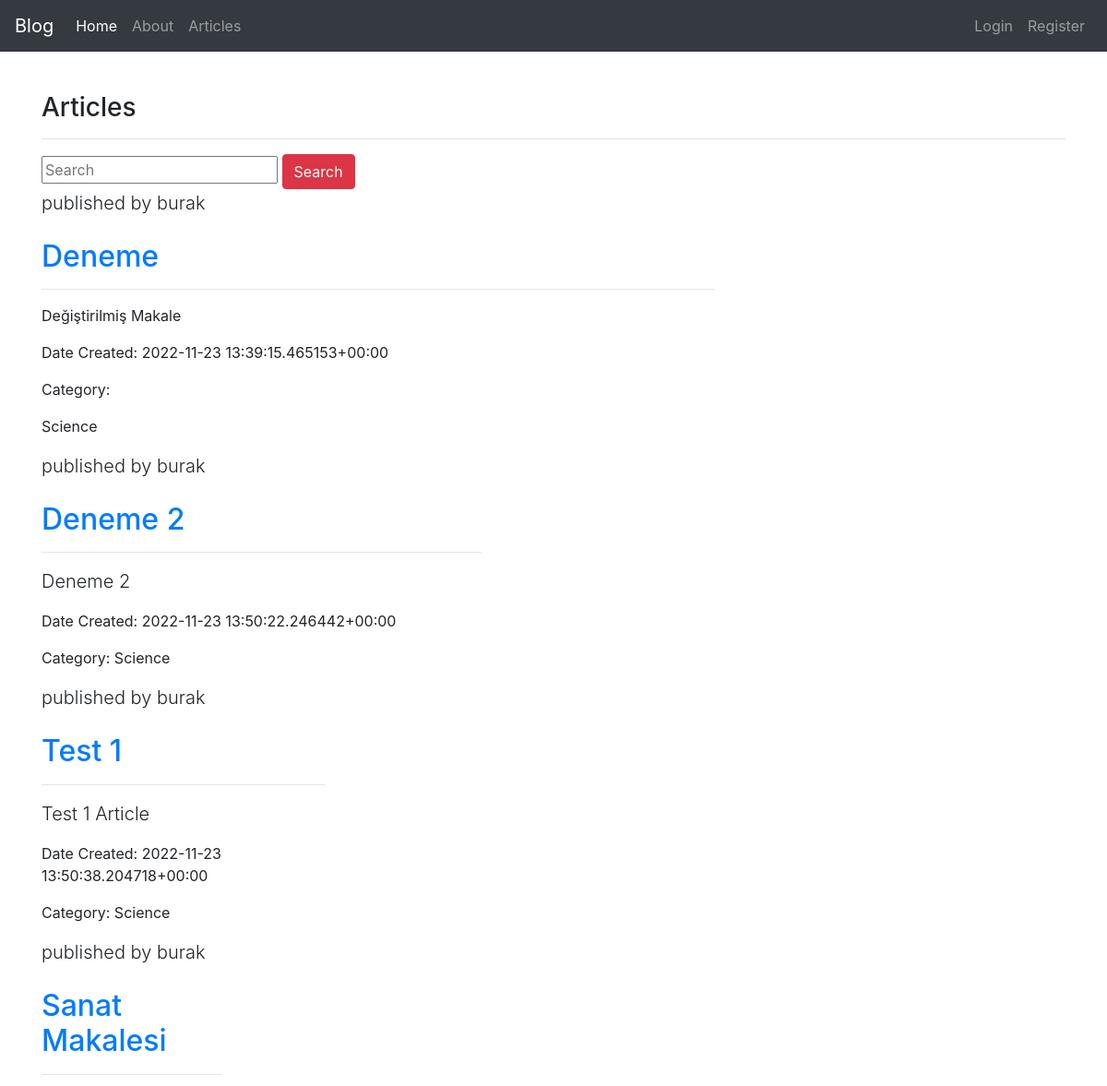
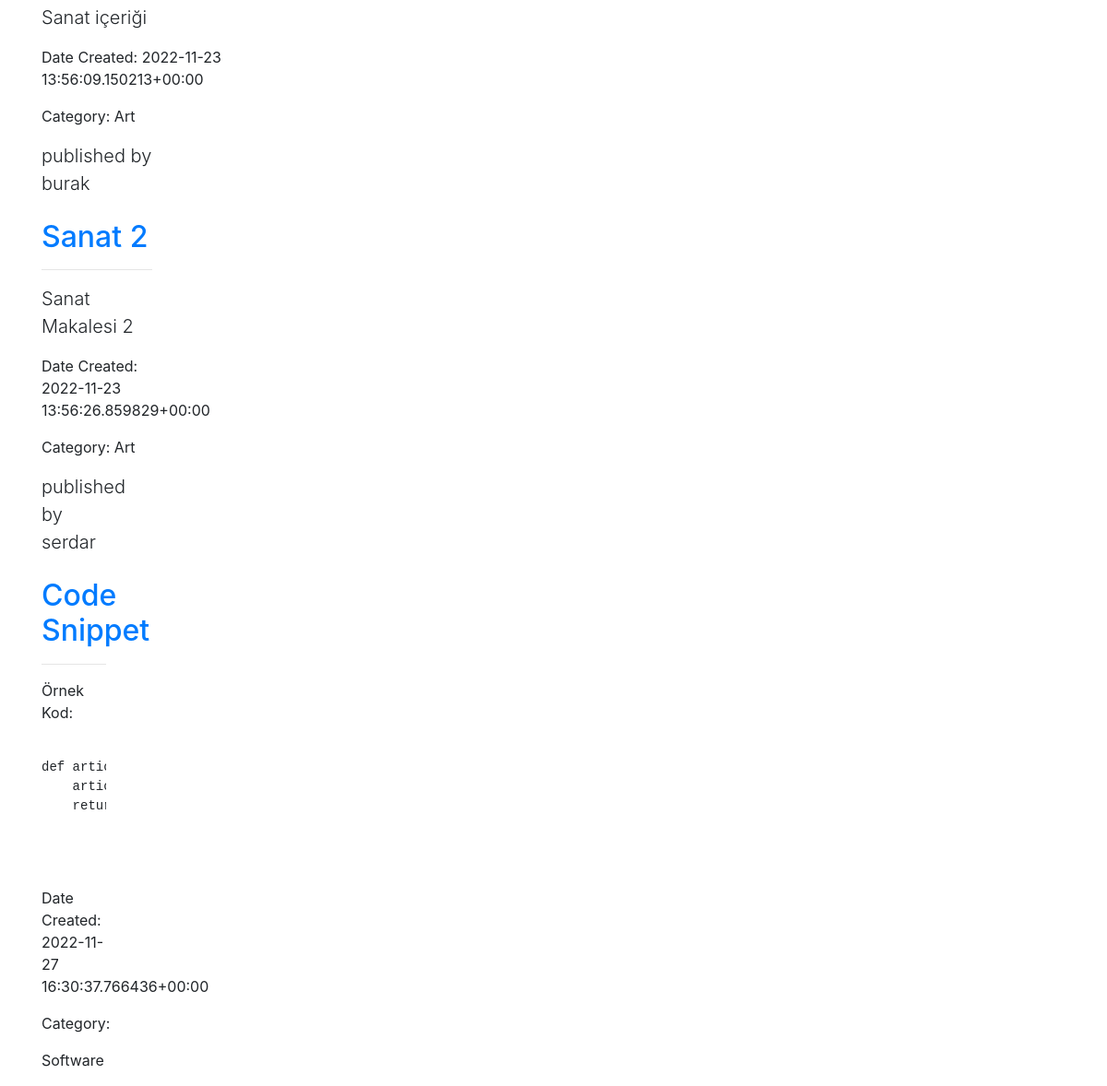
The app's page /articles/ with its own data (2 pictures, top to bottom).
### article/models.py (models this page shows, shortened)
class Article(models.Model):
    author = models.ForeignKey("auth.User",on_delete= models.CASCADE,verbose_name = "author ")
    title = models.CharField(max_length=50,verbose_name = "Title ")
    content = RichTextField()
    created_date = models.DateTimeField(auto_now_add=True)
    category = RichTextField()
    article_image = models.FileField(blank=True,null=True,verbose_name="Add photo to article")

### article/views.py (the view)
# urls.py: path('',views.articles,name = "articles"),
def articles(request):
    keyword = request.GET.get("keyword")
    if keyword:
        articles = Article.objects.filter(title__contains =keyword)
        return render(request=request,template_name="articles.html",context={"articles":articles})
    articles = Article.objects.all()
    return render(request=request,template_name="articles.html",context={"articles":articles})

### templates/articles.html (shortened to what this page needs)
{% extends 'layout.html' %}
{% block body %}
<h3> Articles</h3>
<hr>
<form>
   <input type="text" name = "keyword" class="input-sm" maxlength="64" placeholder="Search">
 <button type="submit" class="btn btn-danger">Search</button>
</form>
{% if articles %}
{% for article in articles %}
<div class="row">
    <div class="col-lg-8">
      <p class="lead">
        published by {{article.author.username}}
      </p>
<a href="{% url 'article:detail' article.id %}"><h2 class="mt-4">{{article.title}}</h2></a>
      <hr>
      <p class="lead">
        {{article.content|safe}}
    </p>
    <p>Date Created: {{article.created_date|safe}}</p>
    <p>Category: {{article.category|safe}}</p>
{% endfor %}
{% else %}
<div class = "alert alert-danger">
    No articles
</div>
{% endif %}
{% endblock body %}

### records on screen
Article: author.username "burak", title "Deneme", content "Değiştirilmiş Makale", created_date "2022-11-23 13:39:15.465153+00:00", category "Science"
Article: author.username "burak", title "Deneme 2", content "Deneme 2", created_date "2022-11-23 13:50:22.246442+00:00", category "Science"
Article: author.username "burak", title "Test 1", content "Test 1 Article", created_date "2022-11-23 13:50:38.204718+00:00", category "Science"
Article: author.username "burak", title "Sanat Makalesi", content "Sanat içeriği", created_date "2022-11-23 13:56:09.150213+00:00", category "Art"
Article: author.username "burak", title "Sanat 2", content "Sanat Makalesi 2", created_date "2022-11-23 13:56:26.859829+00:00", category "Art"
Article: author.username "serdar", title "Code Snippet", content "Örnek Kod: def…", created_date "2022-11-27 16:30:37.766436+00:00", category "Software"
